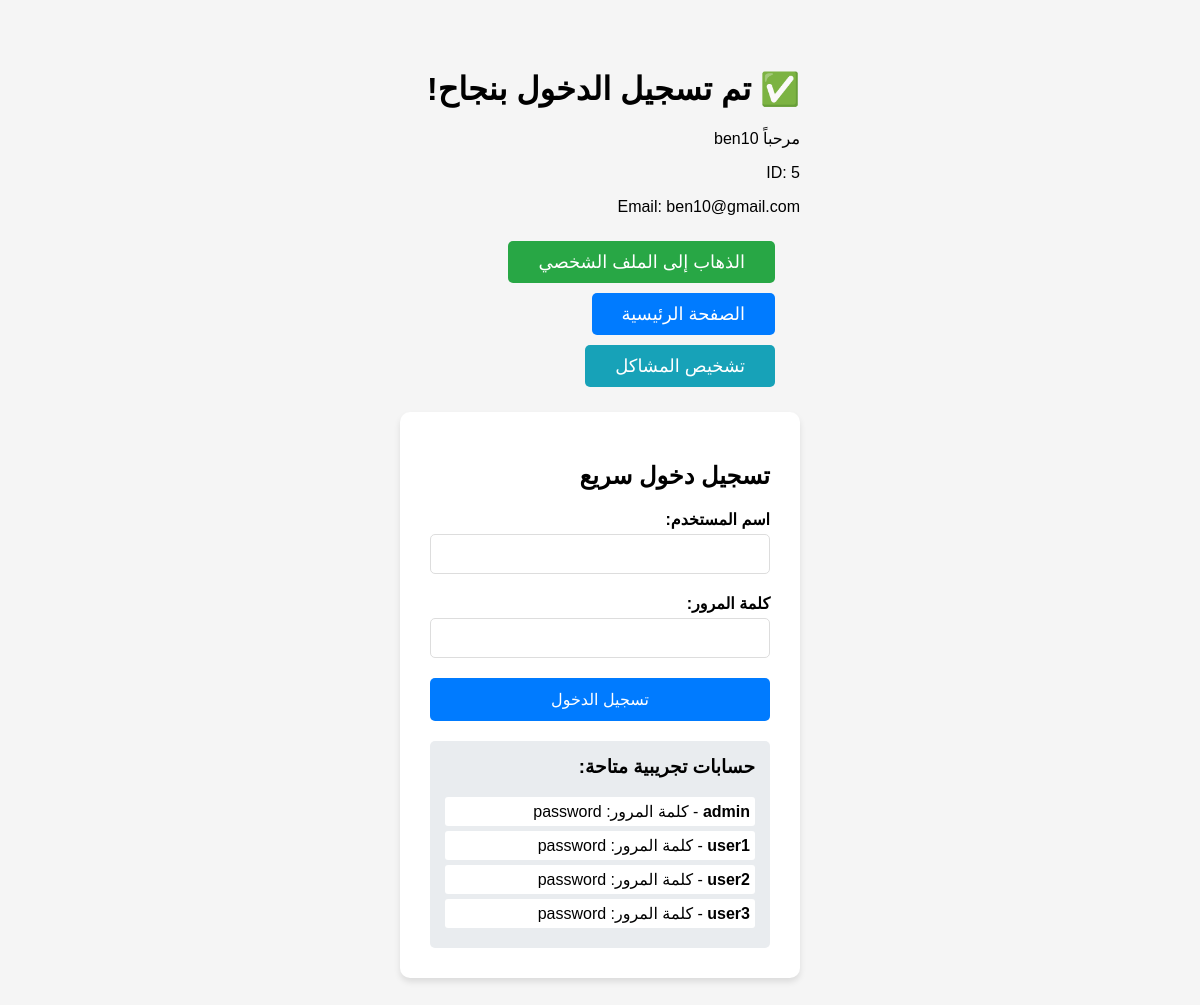
The page /quick_login.php on the database its author committed.
### tables this page shows
CREATE TABLE `users` (
  `id` int(11) NOT NULL AUTO_INCREMENT,
  `username` varchar(50) NOT NULL,
  `email` varchar(255) NOT NULL,
  `password` varchar(255) NOT NULL,
  `profile_picture` varchar(255) DEFAULT NULL,
  `bio` text DEFAULT NULL,
  `created_at` timestamp NOT NULL DEFAULT current_timestamp(),
  `updated_at` timestamp NOT NULL DEFAULT current_timestamp() ON UPDATE current_timestamp(),
  `last_active` timestamp NOT NULL DEFAULT current_timestamp() ON UPDATE current_timestamp(),
  `last_message_time` datetime DEFAULT NULL,
  `first_name` varchar(50) DEFAULT '',
  `last_name` varchar(50) DEFAULT '',
  `avatar_url` varchar(255) DEFAULT '/WEP/assets/images/default-avatar.png',
  `last_activity` timestamp NOT NULL DEFAULT current_timestamp() ON UPDATE current_timestamp(),
  `location` varchar(255) DEFAULT NULL,
  `website` varchar(255) DEFAULT NULL,
  `phone` varchar(20) DEFAULT NULL,
  `is_verified` tinyint(1) DEFAULT 0,
  `is_private` tinyint(1) DEFAULT 0,
  PRIMARY KEY (`id`),
  UNIQUE KEY `username` (`username`),
  UNIQUE KEY `email` (`email`)
);

### quick_login.php (the view, shortened to what this page needs)
<?php
require_once 'config.php';
try {
    $pdo = new PDO($dsn, DB_USER, DB_PASS, $pdo_options);
    $stmt = $pdo->prepare("SELECT * FROM users WHERE id = 5");
    $stmt->execute();
    $user = $stmt->fetch();
    if ($user) {
        echo "<h1>✅ تم تسجيل الدخول بنجاح!</h1>";
        echo "<p>مرحباً " . htmlspecialchars($user['username']) . "</p>";
        echo "<p>ID: " . $user['id'] . "</p>";
        echo "<p>Email: " . htmlspecialchars($user['email']) . "</p>";
        echo '<div style="margin: 20px;">';
        echo '<a href="u.php" style="display: inline-block; padding: 10px 30px; background: #28a745; color: white; text-decoration: none; border-radius: 5px; font-size: 18px; margin: 5px;">الذهاب إلى الملف الشخصي</a>';
        echo '<a href="home.php" style="display: inline-block; padding: 10px 30px; background: #007bff; color: white; text-decoration: none; border-radius: 5px; font-size: 18px; margin: 5px;">الصفحة الرئيسية</a>';
        echo '<a href="debug_u_page.php" style="display: inline-block; padding: 10px 30px; background: #17a2b8; color: white; text-decoration: none; border-radius: 5px; font-size: 18px; margin: 5px;">تشخيص المشاكل</a>';
        echo '</div>';
    } else {
        echo "<h1>❌ المستخدم غير موجود</h1>";
        echo "<p>لا يمكن العثور على المستخدم بالمعرف 5</p>";
    }
} catch (Exception $e) {
    echo "<h1>❌ خطأ</h1>";
    echo "<p>" . htmlspecialchars($e->getMessage()) . "</p>";
}
?>
<!DOCTYPE html>
<html lang="ar" dir="rtl">
<head>
</head>
<body>
    <div class="login-form">
        <h2>تسجيل دخول سريع</h2>
        <form method="POST">
            <div class="form-group">
                <label for="username">اسم المستخدم:</label>
                <input type="text" id="username" name="username" required>
            </div>
            <div class="form-group">
                <label for="password">كلمة المرور:</label>
                <input type="password" id="password" name="password" required>
            </div>
            <button type="submit" name="login">تسجيل الدخول</button>
        </form>
        <div class="users-list">
            <h3>حسابات تجريبية متاحة:</h3>
            <div class="user-account">
                <strong>admin</strong> - كلمة المرور: password
            </div>
            <div class="user-account">
                <strong>user1</strong> - كلمة المرور: password
            </div>
            <div class="user-account">
                <strong>user2</strong> - كلمة المرور: password
            </div>
            <div class="user-account">
                <strong>user3</strong> - كلمة المرور: password
            </div>
        </div>
    </div>
</body>
</html>

### quick_login.php (style rules this page uses)
body { font-family: Arial, sans-serif; max-width: 400px; margin: 50px auto; padding: 20px; background-color: #f5f5f5; }
.login-form { background: white; padding: 30px; border-radius: 10px; box-shadow: 0 4px 6px rgba(0,0,0,0.1); }
.form-group { margin-bottom: 20px; }
label { display: block; margin-bottom: 5px; font-weight: bold; }
input[type="text"], input[type="password"] { width: 100%; padding: 10px; border: 1px solid #ddd; border-radius: 5px; font-size: 16px; }
button { width: 100%; padding: 12px; background-color: #007bff; color: white; border: none; border-radius: 5px; font-size: 16px; cursor: pointer; }
.users-list { margin-top: 20px; padding: 15px; background-color: #e9ecef; border-radius: 5px; }
.users-list h3 { margin-top: 0; }
.user-account { margin: 5px 0; padding: 5px; background-color: white; border-radius: 3px; }

### rows shown on the page
users: username "ben10", id "5", email "ben10@gmail.com"
